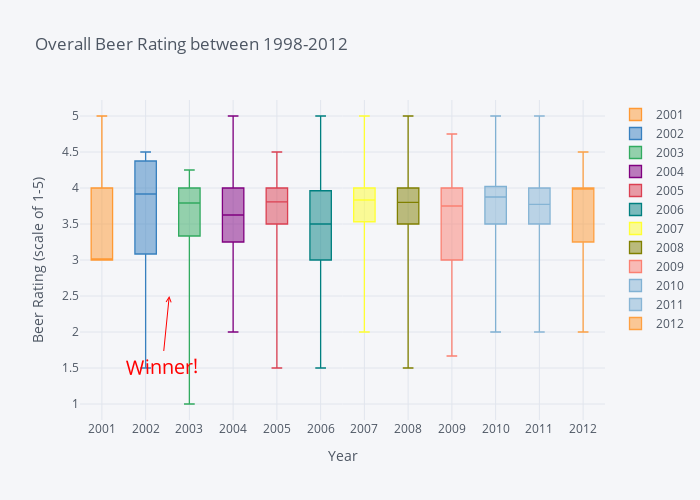

Notebook code for this chart:
### Markdown cell above
#### Graphical representation confirming the result

### Code cell
dfbeerT.iplot(kind='box', dimensions=(700, 500), 
   title='Overall Beer Rating between 1998-2012',xTitle='Year',yTitle='Beer Rating (scale of 1-5)', annotations=[{'text':'Winner!','fontsize':20,'fontcolor':'red','x':'0.17','y':'2.5', 'xref':'paper','arrowhead':5, 'textangle':-1,'ay':70,'ax':-7,'arrowcolor':'red'}])

### Figure 1 — Plotly figure (JSON) as saved in the notebook; plotly's stock layout.template omitted (floating-point values rounded to 4 significant figures)
{"data": [{"boxpoints": false, "line": {"width": 1.3}, "marker": {"color": "rgba(255, 153, 51, 1.0)"}, "name": "2001", "orientation": "v", "type": "box", "y": [null, null, null, null, null, null, null, null, null, null, null, 3, null, null, null, null, null, null, null, null, null, null, null, 3, null, null, null, null, null, null, null, null, null, null, null, null, null, null, null, null, null, null, null, null, null, null, null, null, null, null, null, null, null, null, null, null, null, 3, null, null, null, null, null, null, null, null, null, null, null, null, null, null, 5, null, null, null, null, null]}, {"boxpoints": false, "line": {"width": 1.3}, "marker": {"color": "rgba(55, 128, 191, 1.0)"}, "name": "2002", "orientation": "v", "type": "box", "y": [null, null, null, 1.5, null, null, null, null, null, null, 3.833, 4, null, null, 4.5, null, null, null, null, 4, null, null, null, 3.5, null, null, null, null, null, null, null, null, null, null, null, null, null, null, null, null, null, null, 3.167, null, 4.5, null, null, null, null, 4.5, 4.25, null, null, null, null, null, 3, 2.673, null, null, null, null, null, null, null, null, null, null, null, null, null, null, null, null, null, null, null, null]}, {"boxpoints": false, "line": {"width": 1.3}, "marker": {"color": "rgba(50, 171, 96, 1.0)"}, "name": "2003", "orientation": "v", "type": "box", "y": [null, null, 4, null, null, null, null, null, null, null, 4, 3.5, 4, null, 4, 4.25, null, null, null, null, null, null, null, null, null, null, null, 3.75, 3, null, null, null, null, null, 3.75, null, null, 4, null, null, null, null, 2.4, null, null, null, null, null, null, null, 3.167, null, null, null, null, null, null, 2.713, null, null, null, 3.5, 3.833, null, null, 4, null, null, null, null, null, 3.5, 4, null, null, 3.833, null, 1]}, {"boxpoints": false, "line": {"width": 1.3}, "marker": {"color": "rgba(128, 0, 128, 1.0)"}, "name": "2004", "orientation": "v", "type": "box", "y": [4, null, 3.5, null, 4, null, null, null, null, null, 4, 3.3, null, 2.5, 2.5, 3.4, 5, null, null, null, null, null, null, null, 3.5, null, null, 4.25, null, 3, null, 4.5, 4.125, 4.5, 4, null, null, null, null, 4, null, 3.5, 2.714, null, 3.75, null, null, null, null, 3, 3.5, null, 3.5, null, null, null, 4, 2.36, null, 3.25, null, 4, 3.875, 2, null, null, null, 3, null, null, null, 4.133, 4, null, null, 3.5, null, 3.833]}, {"boxpoints": false, "line": {"width": 1.3}, "marker": {"color": "rgba(219, 64, 82, 1.0)"}, "name": "2005", "orientation": "v", "type": "box", "y": [4, null, 3.833, null, null, null, null, 1.5, null, null, 3.812, 4.125, null, 3.625, 3.875, 3.833, null, null, null, null, null, null, null, null, 4.5, null, null, 3.7, null, null, null, 3, null, 4, 3.125, null, 3.5, 4.333, null, null, null, 3.8, 2.714, 2.75, 4.25, null, null, null, null, null, 3.75, null, null, null, 3.5, null, 3.75, 3, 2, 4, null, 4, 3.5, null, 4.5, null, null, null, 4.5, null, null, 3.591, 3.9, null, null, null, null, 4]}, {"boxpoints": false, "line": {"width": 1.3}, "marker": {"color": "rgba(0, 128, 128, 1.0)"}, "name": "2006", "orientation": "v", "type": "box", "y": [null, null, 3.5, 3.5, null, null, null, 2, 4, null, 3.955, 3.962, null, 3.5, 4.083, 3, null, null, null, null, null, null, null, 3.5, 3, null, null, 3.65, null, null, null, null, null, 3.5, 2, 3.5, null, 4, null, null, null, 3.875, 3.3, 1.5, 3.875, null, null, null, 3, 2.75, 3.75, 2.5, null, null, null, null, 4, 2.926, 2, null, 3.5, 3, 3.75, 4.25, 2.75, null, null, 4, null, 5, 4.5, 3.737, 4.4, null, null, null, null, 3.9]}, {"boxpoints": false, "line": {"width": 1.3}, "marker": {"color": "rgba(255, 255, 51, 1.0)"}, "name": "2007", "orientation": "v", "type": "box", "y": [4, 3, 4, 3, 5, null, 3, null, null, 4.5, 4.105, 3.967, null, null, 4, 3.75, null, null, null, null, null, null, null, null, 4, null, null, 3.667, null, 4, null, null, 3.75, 4.5, null, null, null, 4, 4.5, null, null, 4.75, 2.722, null, 4.167, null, null, null, 3.333, 3.5, 3.75, null, null, null, null, 4, null, 2.921, null, 2, null, 2.333, 3.75, null, null, null, null, null, 4.5, null, null, 3.625, 3.833, null, 3.833, 4, null, 3.833]}, {"boxpoints": false, "line": {"width": 1.3}, "marker": {"color": "rgba(128, 128, 0, 1.0)"}, "name": "2008", "orientation": "v", "type": "box", "y": [3.6, 3.833, 4, 4.5, 4, null, null, 4.167, 3.5, 3.875, 3.923, 3.97, null, null, 4, 4, 4, null, null, 4, null, 1.5, null, null, 4, null, 4, 3.5, null, null, null, null, null, 3.5, 3.667, 5, null, 3.75, 3.417, 4, null, 3.857, 2.833, null, 4.333, null, null, null, 3.5, 4, 3.5, null, 4.5, 3.25, null, 4, 3.667, 2.914, null, 3.75, null, 3.5, 3.8, null, 3.5, null, null, 4, null, null, 2, 3.5, 3.7, null, 4, 3.5, 3.5, 2.875]}, {"boxpoints": false, "line": {"width": 1.3}, "marker": {"color": "rgba(251, 128, 114, 1.0)"}, "name": "2009", "orientation": "v", "type": "box", "y": [3.875, 3.5, 3.844, null, 3.5, null, null, null, 4, 3.667, 3.996, 4.015, 2.75, 2.5, 4.75, 4, 4.333, 3.75, 3.25, 4, null, null, null, null, 3, null, 4.5, 3.938, null, 3, null, 4, null, 3.25, 4, 4, null, 3, 3.857, null, 3, 3.929, 3.167, 2, 4, null, null, 3, 3, 3.75, 1.667, null, null, null, null, null, null, 2.768, 2, 3.875, null, 3.25, 3.8, null, null, 4, null, 4.5, null, null, 3.5, 3.667, 3.85, null, 3, 3, null, 4.125]}, {"boxpoints": false, "line": {"width": 1.3}, "marker": {"color": "rgba(128, 177, 211, 1.0)"}, "name": "2010", "orientation": "v", "type": "box", "y": [3.857, 3.719, 3.756, 2.5, 3, null, 4, null, 3.435, 4, 3.96, 3.885, 4, 4, 4.417, 3.583, 2, null, null, 4, 3.467, null, null, null, 2.75, null, 4, 4.25, 4.375, null, 4, 4, null, 3.944, null, null, null, 3.833, 3, null, 3.929, 3.875, 3.133, 3.625, 4.5, null, 4.5, 4.5, 3.5, 4.167, 2, 4.143, 4.1, 3.5, null, 4.192, 5, 2.557, 3.5, 4, null, 3.75, 3.5, 3.5, null, 4.083, null, 4.5, 3.75, 4, 4.167, 3.188, 3.5, null, 3.833, 3.375, null, 3.75]}, {"boxpoints": false, "line": {"width": 1.3}, "marker": {"color": "rgba(128, 177, 211, 0.8999999999999999)"}, "name": "2011", "orientation": "v", "type": "box", "y": [4, 3.75, 3.795, 2, 4, 3.841, 3.5, 3.5, 3.692, 4.5, 3.865, 3.714, 3.5, null, 3.976, 3.85, 3.833, 4, null, 3.5, 3.725, 4, 4, null, 3.833, 5, null, 3.955, 3.75, 4, 3.682, null, null, 3.853, null, null, 2, 3.722, 3.25, null, 4.2, 3.9, 2.7, 3.25, 4, 3.667, null, null, 3.5, 3.25, 3.5, 3.25, 3.75, null, null, 4, 3.5, 2.183, 3, 3.375, 4.5, 3.75, 3.833, 3, 3.875, 4.19, 4, 4.12, 4, 3.857, 3.75, 4, 3.643, 3.812, null, 3.5, 4, 3.5]}, {"boxpoints": false, "line": {"width": 1.3}, "marker": {"color": "rgba(255, 153, 51, 0.8999999999999999)"}, "name": "2012", "orientation": "v", "type": "box", "y": [null, null, 4, null, null, null, null, null, null, null, 4, 4, null, null, 4, null, null, null, null, null, 3.5, null, null, null, null, null, null, null, null, null, null, null, null, null, null, null, null, null, null, null, null, null, null, null, null, null, null, null, null, null, null, 3, null, null, null, null, null, 2, null, null, null, null, null, null, null, 4.5, null, null, null, null, null, null, null, null, null, null, null, null]}], "layout": {"annotations": [{"arrowcolor": "red", "arrowhead": 5, "ax": -7, "ay": 70, "font": {"color": "red", "size": 20}, "hovertext": "", "opacity": 1, "showarrow": true, "text": "Winner!", "textangle": -1, "x": "0.17", "xref": "paper", "y": "2.5", "yref": "y"}], "height": 500, "legend": {"bgcolor": "#F5F6F9", "font": {"color": "#4D5663"}}, "paper_bgcolor": "#F5F6F9", "plot_bgcolor": "#F5F6F9", "title": {"font": {"color": "#4D5663"}, "text": "Overall Beer Rating between 1998-2012"}, "width": 700, "xaxis": {"gridcolor": "#E1E5ED", "showgrid": true, "tickfont": {"color": "#4D5663"}, "title": {"font": {"color": "#4D5663"}, "text": "Year"}, "zerolinecolor": "#E1E5ED"}, "yaxis": {"gridcolor": "#E1E5ED", "showgrid": true, "tickfont": {"color": "#4D5663"}, "title": {"font": {"color": "#4D5663"}, "text": "Beer Rating (scale of 1-5)"}, "zerolinecolor": "#E1E5ED"}}}
